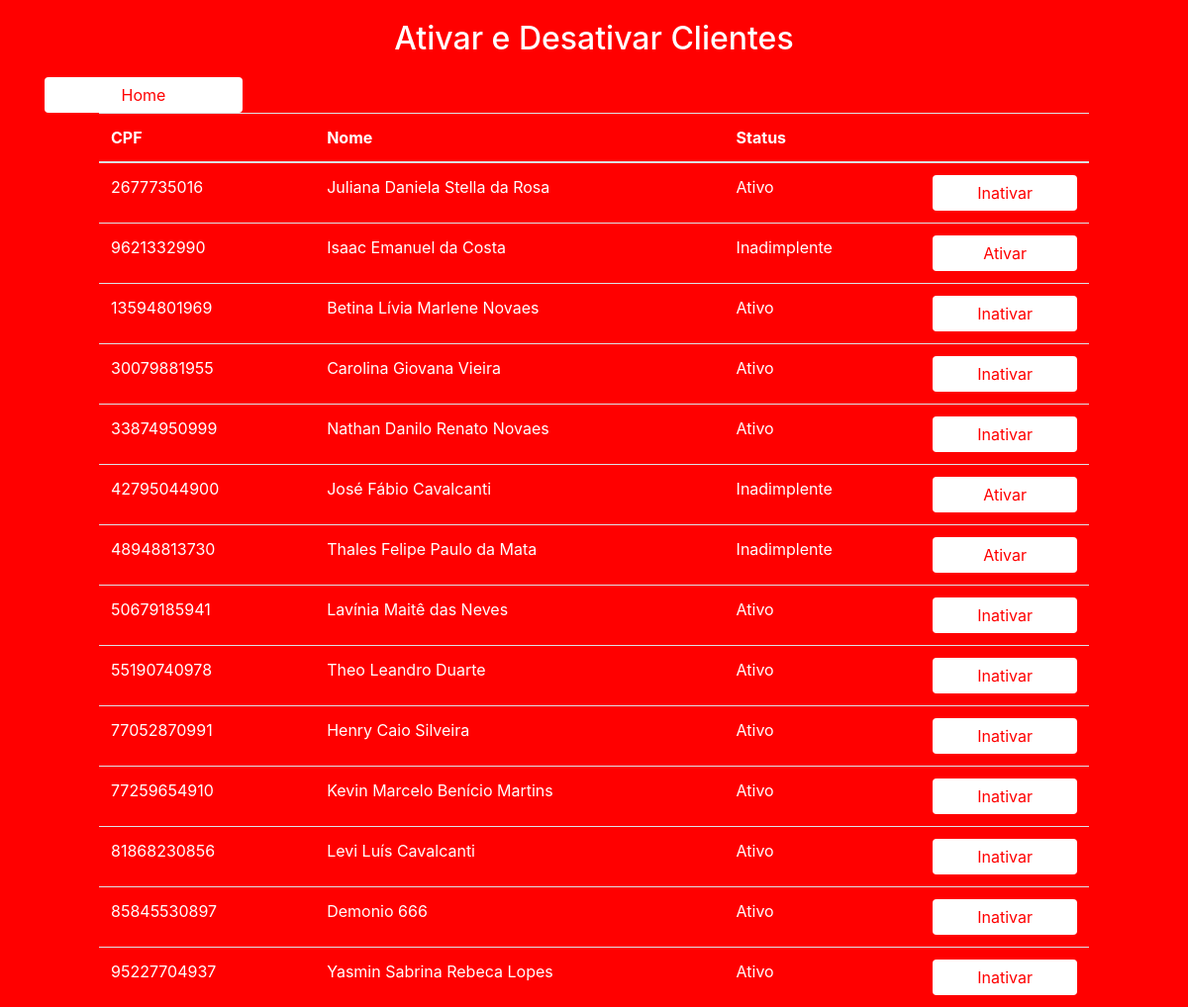
Page /gambiarras/user-status/index.php on the committed database.
### tables this page shows
CREATE TABLE `cliente` (
  `cpf` bigint(20) NOT NULL,
  `status` varchar(15) DEFAULT NULL,
  `nome` varchar(45) NOT NULL,
  `telefone` varchar(45) NOT NULL,
  `email` varchar(45) NOT NULL,
  `cidade` varchar(45) NOT NULL,
  `endereco` varchar(45) NOT NULL,
  `numero` int(11) NOT NULL,
  `bairro` varchar(45) NOT NULL,
  `estado` varchar(2) NOT NULL,
  `cep` varchar(20) NOT NULL
);

### gambiarras/user-status/index.php (the view, shortened to what this page needs)
<?php require_once("../conexao.php");
$conn = Conexao::getConexao();
    $sql = "SELECT * FROM cliente";
    $query = $conn->prepare($sql);
    $query->execute();
    $quartos = $query->fetchAll();
?>
<!DOCTYPE html>
<html lang="en">
<head>
  <link rel="stylesheet" href="https://stackpath.bootstrapcdn.com/bootstrap/4.3.1/css/bootstrap.min.css">
</head>
<body>
<div class="container">
<h2 class="text-center" style="margin:20px ;">Ativar e Desativar Clientes</h2>
<a href="../.." class="btn btn-danger">Home</a>
<table class="table">
    <thead>
      <tr>
        <th scope="col">CPF</th>
        <th scope="col">Nome</th>
        <th scope="col">Status</th>
        <th></th>
      </tr>
    </thead>
    <tbody>
      <?php foreach($quartos as $q): ?>
      <tr>
        <td><?php echo $q['cpf']; ?></td>
        <td><?php echo $q['nome']; ?></td>
        <td><?php echo $q['status']; ?></td>
        <?php if($q['status'] == "Ativo"): ?>
          <td><a href="inativa.php?id=<?php echo $q['cpf']; ?>" class="btn btn-success">Inativar</a></td>
        <?php endif; ?>
        <?php if($q['status'] == "Inadimplente"): ?>
          <td><a href="ativa.php?id=<?php echo $q['cpf']; ?>" class="btn btn-success">Ativar</a></td>
        <?php endif; ?>
      </tr>
      <?php endforeach ;?>
    </tbody>
  </table>
      </div>
</body>
</html>

### gambiarras/user-status/index.php (style rules this page uses)
body { background:red;color:#fff; }
.table { max-width:1000px; margin:0 auto; }
.btn { color:red; background: #fff; border: none; display: block; max-width: 200px; }
.table thead th,.table tbody td { color:#fff !important; }

### rows in the picture
cliente: cpf "2677735016", nome "Juliana Daniela Stella da Rosa", status "Ativo"
cliente: cpf "9621332990", nome "Isaac Emanuel da Costa", status "Inadimplente"
cliente: cpf "13594801969", nome "Betina Lívia Marlene Novaes", status "Ativo"
cliente: cpf "30079881955", nome "Carolina Giovana Vieira", status "Ativo"
cliente: cpf "33874950999", nome "Nathan Danilo Renato Novaes", status "Ativo"
cliente: cpf "42795044900", nome "José Fábio Cavalcanti", status "Inadimplente"
cliente: cpf "48948813730", nome "Thales Felipe Paulo da Mata", status "Inadimplente"
cliente: cpf "50679185941", nome "Lavínia Maitê das Neves", status "Ativo"
cliente: cpf "55190740978", nome "Theo Leandro Duarte", status "Ativo"
cliente: cpf "77052870991", nome "Henry Caio Silveira", status "Ativo"
cliente: cpf "77259654910", nome "Kevin Marcelo Benício Martins", status "Ativo"
cliente: cpf "81868230856", nome "Levi Luís Cavalcanti", status "Ativo"
cliente: cpf "85845530897", nome "Demonio 666", status "Ativo"
cliente: cpf "95227704937", nome "Yasmin Sabrina Rebeca Lopes", status "Ativo"
